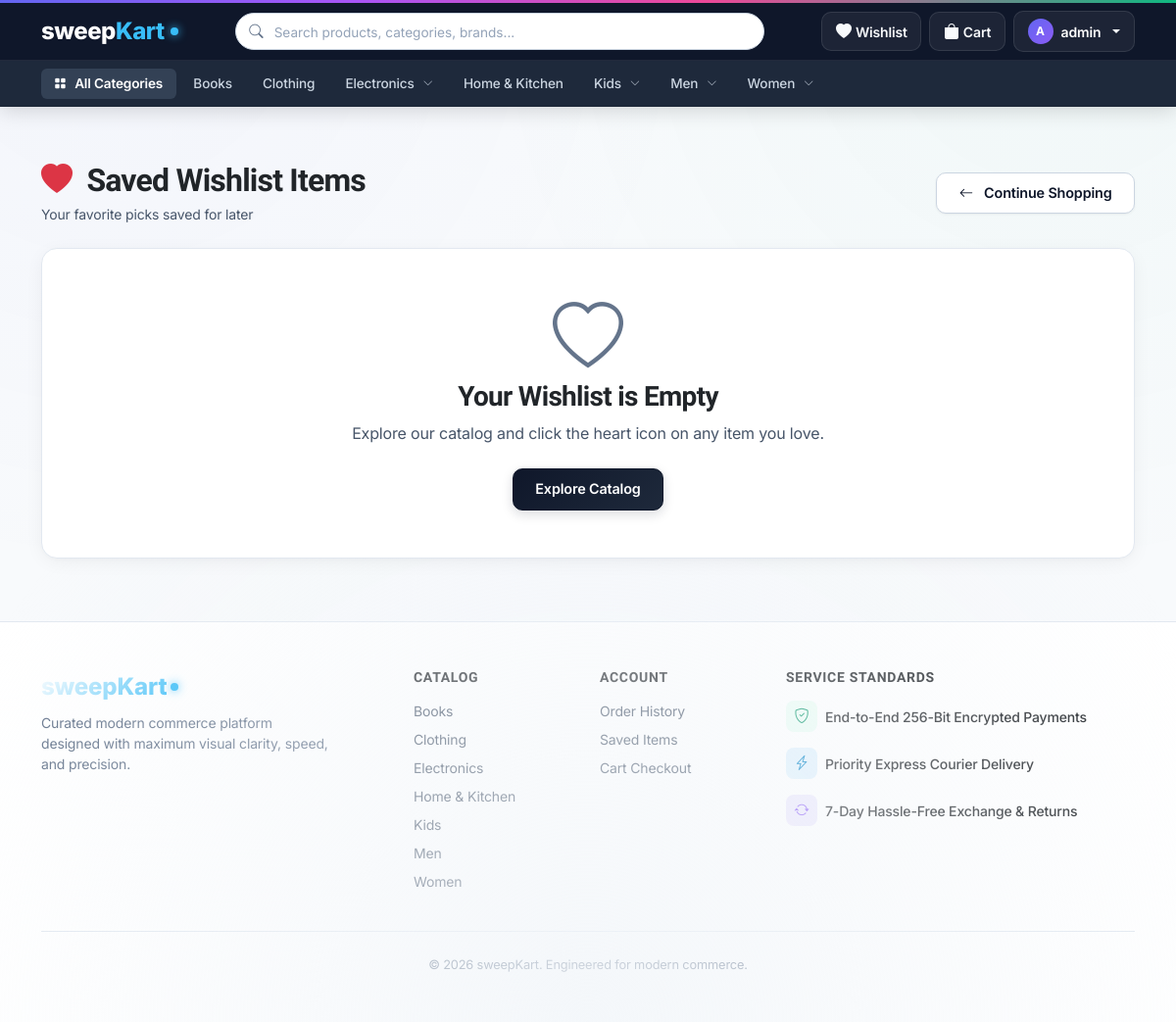
Screenshot of /wishlist/ (signed in) with the database file from the repository.
### store/models.py (models this page shows, shortened)
class Category(models.Model):
    name = models.CharField(max_length=100, unique=True)
    slug = models.SlugField(max_length=100, unique=True, blank=True)
    parent = models.ForeignKey('self', null=True, blank=True, on_delete=models.CASCADE, related_name='subcategories')
    class Meta:
        verbose_name_plural = 'Categories'
        ordering = ['name']

### store/views.py (the view)
# urls.py: path('wishlist/', views.wishlist_view, name='wishlist'),
@login_required
def wishlist_view(request):
    wishlist_items = Wishlist.objects.filter(user=request.user).select_related('product', 'product__category').prefetch_related('product__variants')
    return render(request, 'store/wishlist.html', {'wishlist_items': wishlist_items})

### store/models.py (called while the page is built)
    @property
    def get_total_items(self):
        return sum(item.quantity for item in self.items.all())

### store/views.py (called while the page is built, shortened)
def get_or_create_cart(request):
    if request.user.is_authenticated:
        cart, created = Cart.objects.get_or_create(user=request.user)
        session_key = request.session.session_key
        if session_key:
            session_cart = Cart.objects.filter(session_key=session_key, user__isnull=True).first()
        return cart
    else:
        session_key = _get_session_key(request)
        cart, created = Cart.objects.get_or_create(session_key=session_key, user__isnull=True)
        return cart

def cart_context_processor(request):
    try:
        cart = get_or_create_cart(request)
        count = cart.get_total_items
    except Exception:
        count = 0
    wishlist_ids = set()
    wishlist_count = 0
    if request.user.is_authenticated:
        wishlist_ids = set(Wishlist.objects.filter(user=request.user).values_list('product_id', flat=True))
        wishlist_count = len(wishlist_ids)
    parent_categories = Category.objects.filter(parent__isnull=True).prefetch_related('subcategories')
    return {
        'cart_item_count': count,
        'nav_categories': parent_categories,
        'user_wishlist_ids': wishlist_ids,
        'wishlist_count': wishlist_count,
    }

### store/templates/store/wishlist.html (shortened to what this page needs)
{% extends 'store/base.html' %}
{% load static %}
{% block content %}
<div class="container py-3">
    <div class="d-flex justify-content-between align-items-center mb-4">
        <div>
            <h2 class="fw-bold text-dark mb-1"><i class="bi bi-heart-fill text-danger me-2"></i> Saved Wishlist Items</h2>
            <p class="text-secondary small mb-0">Your favorite picks saved for later</p>
        </div>
        <a href="{% url 'home' %}" class="btn btn-glass-secondary btn-sm">
            <i class="bi bi-arrow-left me-1"></i> Continue Shopping
        </a>
    </div>
    {% if wishlist_items %}
        <div class="product-catalog-grid">
            {% for item in wishlist_items %}
                {% with product=item.product %}
                    <div class="product-card-wrapper">
                        <div class="product-card">
                            <button type="button" class="wishlist-btn-floating active"
                                    onclick="toggleWishlist('{{ product.id }}', this)"
                                    title="Remove from Wishlist">
                                <i class="bi bi-heart-fill"></i>
                            </button>
                            <a href="{% url 'product_detail' slug=product.slug %}" class="text-decoration-none d-block">
                                <div class="product-card-img-box">
                                    {% if product.image %}
                                        <img src="{{ product.image.url }}" alt="{{ product.name }}">
                                    {% else %}
                                        <div class="d-flex flex-column align-items-center justify-content-center h-100 text-muted">
                                            <i class="bi bi-box-seam fs-1 text-muted mb-1"></i>
                                            <span class="small fw-bold text-dark">sweepKart</span>
                                        </div>
                                    {% endif %}
                                    <span class="position-absolute top-0 start-0 m-3 category-pill">
                                        {{ product.category.name }}
                                    </span>
                                </div>
                            </a>
                            <div class="p-3 d-flex flex-column flex-grow-1">
                                <h6 class="fw-bold text-dark mb-1">
                                    <a href="{% url 'product_detail' slug=product.slug %}" class="text-dark text-decoration-none">
                                        {{ product.name }}
                                    </a>
                                </h6>
                                <p class="text-secondary small mb-3 flex-grow-1">
                                    {{ product.description|truncatewords:10 }}
                                </p>
                                <div class="d-flex justify-content-between align-items-center pt-2 border-top mt-auto">
                                    <div>
                                        <span class="price-display">₹{{ product.price }}</span>
                                    </div>
                                    {% if product.in_stock %}
                                        <form action="{% url 'add_to_cart' product_id=product.id %}" method="POST">
                                            {% csrf_token %}
                                            <button type="submit" class="btn btn-white-primary btn-sm px-3">
                                                <i class="bi bi-cart-plus me-1"></i> Move to Cart
                                            </button>
                                        </form>
                                    {% else %}
                                        <span class="badge-out-of-stock">Out of Stock</span>
                                    {% endif %}
                                </div>
                            </div>
                        </div>
                    </div>
                {% endwith %}
            {% endfor %}
        </div>
    {% else %}
        <div class="glass-card p-5 text-center my-4">
            <i class="bi bi-heart display-2 text-muted mb-3"></i>
            <h3 class="text-dark fw-bold mb-2">Your Wishlist is Empty</h3>
            <p class="text-secondary mb-4">Explore our catalog and click the heart icon on any item you love.</p>
            <a href="{% url 'home' %}" class="btn btn-white-primary btn-lg px-4">
                Explore Catalog
            </a>
        </div>
    {% endif %}
</div>
{% endblock %}

### store/templates/store/base.html (shortened to what this page needs)
{% load static %}
<!DOCTYPE html>
<html lang="en">
<head>
    <link href="https://cdn.jsdelivr.net/npm/bootstrap@5.3.2/dist/css/bootstrap.min.css" rel="stylesheet">
    <link rel="stylesheet" href="https://cdn.jsdelivr.net/npm/bootstrap-icons@1.11.2/font/bootstrap-icons.min.css">
    <link rel="stylesheet" href="{% static 'css/main.css' %}?v=6">
</head>
<body>
    <header class="main-colored-header sticky-top">
        <div class="primary-nav-bar py-2">
            <div class="container d-flex align-items-center justify-content-between gap-3">
                <a class="brand-logo text-decoration-none" href="{% url 'home' %}">
                    <span class="fs-4 fw-extrabold text-white">sweep<span class="text-cyan-accent">Kart</span></span>
                    <span class="brand-dot"></span>
                </a>
                <div class="search-container mx-2 flex-grow-1" style="max-width: 540px;">
                    <form action="{% url 'home' %}" method="GET" class="position-relative">
                        <input type="text" id="liveSearchInput" class="form-control search-input-pill w-100" name="q" placeholder="Search products, categories, brands..." value="{{ search_query|default:'' }}" autocomplete="off">
                    </form>
                </div>
                <div class="d-flex align-items-center gap-2">
                    <a class="nav-header-action-btn nav-wishlist-action" href="{% url 'wishlist' %}" title="Wishlist">
                        <i class="bi bi-heart-fill fs-6"></i>
                        <span class="d-none d-lg-inline small ms-1 fw-semibold">Wishlist</span>
                    </a>
                    <a class="nav-header-action-btn nav-cart-action" href="{% url 'cart' %}" title="Shopping Cart">
                        <i class="bi bi-bag-fill fs-6"></i>
                        <span class="d-none d-lg-inline small ms-1 fw-semibold">Cart</span>
                    </a>
                    {% if user.is_authenticated %}
                        <div class="dropdown">
                            <a class="nav-header-action-btn dropdown-toggle d-flex align-items-center gap-2" href="#" role="button" data-bs-toggle="dropdown">
                                <div class="bg-gradient-indigo text-white rounded-circle d-flex align-items-center justify-content-center fw-bold" style="width: 26px; height: 26px; font-size: 0.75rem;">
                                    {{ user.username|slice:":1"|upper }}
                                </div>
                                <span class="small fw-semibold text-white d-none d-md-inline">{{ user.username }}</span>
                            </a>
                        </div>
                    {% else %}
                        <a class="btn btn-outline-light btn-sm px-3" href="{% url 'login' %}">Login</a>
                        <a class="btn btn-emerald btn-sm px-3" href="{% url 'register' %}">Sign Up</a>
                    {% endif %}
                </div>
            </div>
        </div>
        <div class="category-subnav-strip py-1">
            <div class="container">
                <div class="category-subnav-scroll d-flex align-items-center gap-1">
                    <a class="cat-strip-link {% if not selected_category_slug and not search_query %}active{% endif %}" href="{% url 'home' %}">
                        <i class="bi bi-grid-fill me-1 small"></i> All Categories
                    </a>
                    {% for parent_cat in nav_categories %}
                        <div class="megamenu-dropdown-container">
                            <a class="cat-strip-link {% if selected_category_slug == parent_cat.slug %}active{% endif %}" href="{% url 'home' %}?category={{ parent_cat.slug }}">
                                <span>{{ parent_cat.name }}</span>
                                {% if parent_cat.subcategories.all %}
                                    <i class="bi bi-chevron-down ms-1" style="font-size: 0.65rem; opacity: 0.8;"></i>
                                {% endif %}
                            </a>
                        </div>
                    {% endfor %}
                </div>
            </div>
        </div>
    </header>
    <main class="py-4">
        {% block content %}{% endblock %}
    </main>
    <footer class="py-5">
        <div class="container">
            <div class="row g-4 mb-4">
                <div class="col-lg-4">
                    <div class="d-flex align-items-center gap-1 mb-2">
                        <span class="fs-4 fw-extrabold brand-gradient-color">sweepKart</span>
                        <span class="brand-dot"></span>
                    </div>
                    <p class="text-muted small mb-3 col-lg-10">
                        Curated modern commerce platform designed with maximum visual clarity, speed, and precision.
                    </p>
                </div>
                <div class="col-6 col-lg-2">
                    <h6 class="text-dark fw-bold mb-3 small text-uppercase" style="letter-spacing: 0.05em;">Catalog</h6>
                    <ul class="list-unstyled small d-flex flex-column gap-2">
                        {% for cat in nav_categories %}
                            <li><a href="{% url 'home' %}?category={{ cat.slug }}">{{ cat.name }}</a></li>
                        {% endfor %}
                    </ul>
                </div>
                <div class="col-6 col-lg-2">
                    <h6 class="text-dark fw-bold mb-3 small text-uppercase" style="letter-spacing: 0.05em;">Account</h6>
                    <ul class="list-unstyled small d-flex flex-column gap-2">
                        <li><a href="{% url 'order_history' %}">Order History</a></li>
                        <li><a href="{% url 'wishlist' %}">Saved Items</a></li>
                        <li><a href="{% url 'cart' %}">Cart Checkout</a></li>
                    </ul>
                </div>
                <div class="col-lg-4">
                    <h6 class="text-dark fw-bold mb-3 small text-uppercase" style="letter-spacing: 0.05em;">Service Standards</h6>
                    <div class="d-flex flex-column gap-3 text-secondary small">
                        <div class="d-flex align-items-center gap-2">
                            <span class="icon-badge icon-badge-emerald"><i class="bi bi-shield-check"></i></span>
                            <span class="text-dark fw-medium">End-to-End 256-Bit Encrypted Payments</span>
                        </div>
                        <div class="d-flex align-items-center gap-2">
                            <span class="icon-badge icon-badge-sky"><i class="bi bi-lightning-charge"></i></span>
                            <span class="text-dark fw-medium">Priority Express Courier Delivery</span>
                        </div>
                        <div class="d-flex align-items-center gap-2">
                            <span class="icon-badge icon-badge-purple"><i class="bi bi-arrow-repeat"></i></span>
                            <span class="text-dark fw-medium">7-Day Hassle-Free Exchange & Returns</span>
                        </div>
                    </div>
                </div>
            </div>
            <div class="border-top pt-4 text-center text-muted small" style="font-size: 0.8rem;">
                &copy; 2026 sweepKart. Engineered for modern commerce.
            </div>
        </div>
    </footer>
</body>
</html>

### rows the page displays
Category: name "Books"
Category: name "Clothing"
Category: name "Electronics"
Category: name "Home & Kitchen"
Category: name "Kids"
Category: name "Men"
Category: name "Women"

### other values shown
{{ user.username|slice:":1"|upper }} "A"
{{ user.username }} "admin"
